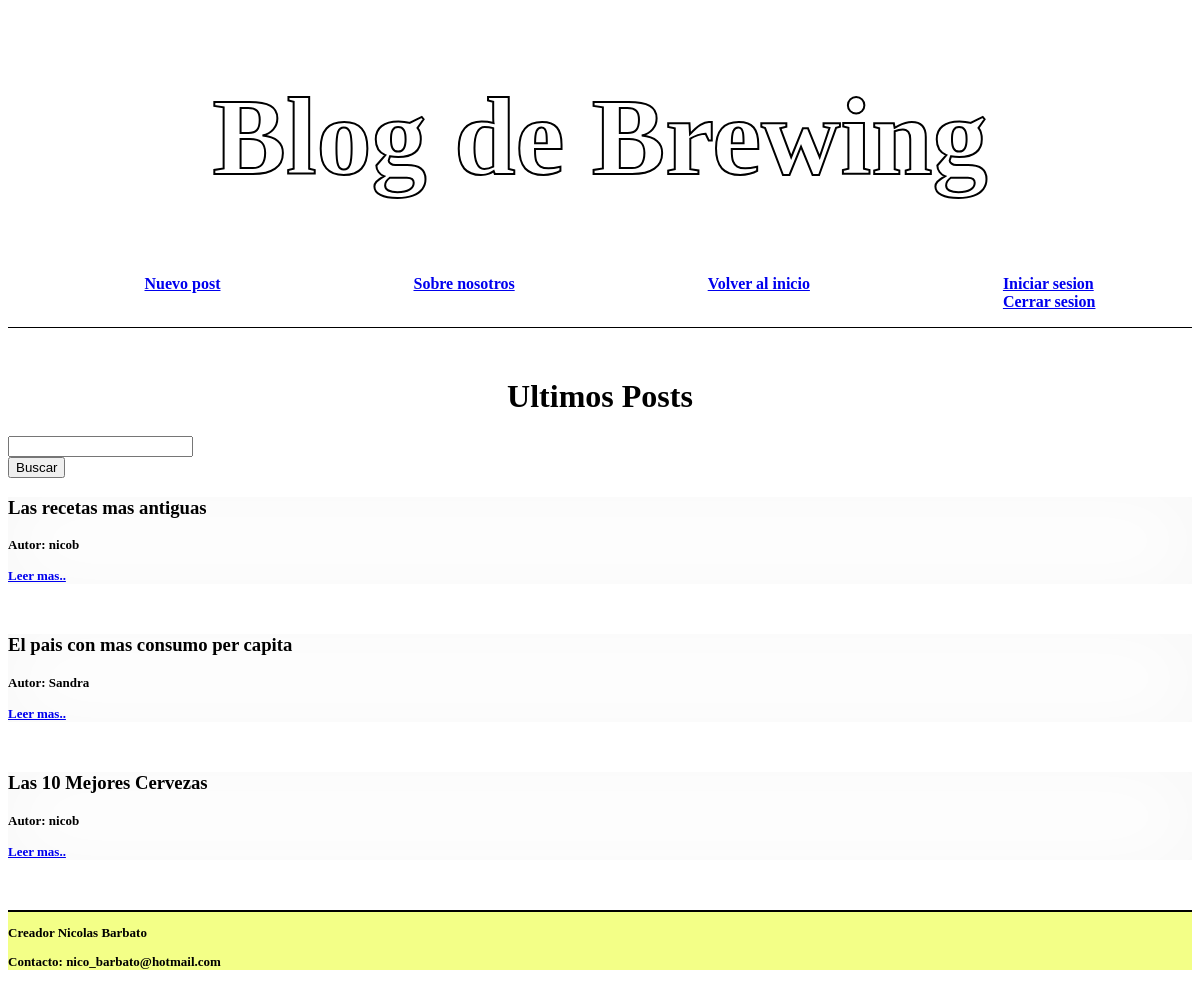
The page / (signed in) on the database its author committed.
### tables this page shows
CREATE TABLE posts (
    id INTEGER PRIMARY KEY AUTOINCREMENT,
    autor TEXT NOT NULL,
    titulo TEXT NOT NULL,
    posteo TEXT NOT NULL
);

### proyecto1.py (the view)
@app.route('/')
def home():
    conn, cursor = get_db_conection()
    cursor.execute("SELECT * FROM posts")
    post = cursor.fetchall()
    return render_template("home.html", posts=post)

### proyecto1.py (called while the page is built)
def get_db_conection():
    conn = sqlite3.connect('database.db')
    cursor = conn.cursor()
    return conn, cursor

### Templates/home.html (shortened to what this page needs)
{% extends "base.html" %}
{% block head %}
    <link rel="stylesheet" type="text/css" href="{{ url_for('static', filename='css/home.css') }}">
{% endblock %}
{% block main %}
        <h1 class="subtitulo">Ultimos Posts</h1>
        <form action="{{ url_for('home') }}">
            <input type="search" id="search" name="search"><br>
            <button type="submit">Buscar</button>
        </form>
         {% for posts in posts %}
         <div class="posts">
            <h3>{{posts[2]}}</h3>
            <h3 style="font-size: small;"> Autor: {{posts[1]}}</h3>
            <a href="/post/{{posts[0]}}" style="font-size: small;">Leer mas..</a>
         </div>
         {% endfor %}
{% endblock %}

### static/css/home.css (style rules this page uses)
.posts { -webkit-box-shadow: inset 0px 0px 76px 4px rgb(248, 248, 248); -moz-box-shadow: inset 0px 0px 76px 4px rgba(248, 248, 248); box-shadow: inset 0px 0px 76px 4px rgba(248, 248, 248); margin-bottom: 50px; display: flexbox; }
.subtitulo { text-align: center; }
body { background-image: url(../css/cerveza.jpg); background-position: center; background-size: cover; }

### rows shown on the page
posts: titulo "Las recetas mas antiguas", autor "nicob"
posts: titulo "El pais con mas consumo per capita", autor "Sandra"
posts: titulo "Las 10 Mejores Cervezas", autor "nicob"
